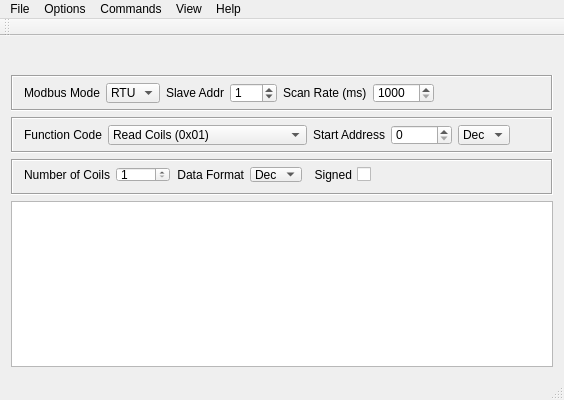
<?xml version="1.0" encoding="UTF-8"?>
<ui version="4.0">
 <class>MainWindow</class>
 <widget class="QMainWindow" name="MainWindow">
  <property name="geometry">
   <rect>
    <x>0</x>
    <y>0</y>
    <width>564</width>
    <height>400</height>
   </rect>
  </property>
  <property name="minimumSize">
   <size>
    <width>564</width>
    <height>400</height>
   </size>
  </property>
  <property name="maximumSize">
   <size>
    <width>720</width>
    <height>720</height>
   </size>
  </property>
  <property name="windowTitle">
   <string>QModMaster</string>
  </property>
  <property name="windowIcon">
   <iconset resource="../icons/icons.qrc">
    <normaloff>:/icons/connect-24.png</normaloff>:/icons/connect-24.png</iconset>
  </property>
  <widget class="QWidget" name="centralWidget">
   <layout class="QVBoxLayout" name="verticalLayout">
    <item>
     <widget class="InfoBar" name="infobar">
      <layout class="QHBoxLayout" name="horizontalLayout_2"/>
     </widget>
    </item>
    <item>
     <widget class="QFrame" name="frame_1">
      <property name="minimumSize">
       <size>
        <width>0</width>
        <height>36</height>
       </size>
      </property>
      <property name="frameShape">
       <enum>QFrame::Box</enum>
      </property>
      <property name="frameShadow">
       <enum>QFrame::Sunken</enum>
      </property>
      <layout class="QHBoxLayout" name="horizontalLayout">
       <property name="topMargin">
        <number>6</number>
       </property>
       <property name="bottomMargin">
        <number>6</number>
       </property>
       <item>
        <widget class="QLabel" name="lblModbusMode">
         <property name="text">
          <string>Modbus Mode</string>
         </property>
         <property name="alignment">
          <set>Qt::AlignRight|Qt::AlignTrailing|Qt::AlignVCenter</set>
         </property>
         <property name="buddy">
          <cstring>cmbModbusMode</cstring>
         </property>
        </widget>
       </item>
       <item>
        <widget class="QComboBox" name="cmbModbusMode">
         <item>
          <property name="text">
           <string notr="true">RTU</string>
          </property>
         </item>
         <item>
          <property name="text">
           <string notr="true">TCP</string>
          </property>
         </item>
        </widget>
       </item>
       <item>
        <widget class="QLabel" name="lblSlave">
         <property name="text">
          <string>Slave Addr</string>
         </property>
         <property name="alignment">
          <set>Qt::AlignRight|Qt::AlignTrailing|Qt::AlignVCenter</set>
         </property>
         <property name="buddy">
          <cstring>sbSlaveID</cstring>
         </property>
        </widget>
       </item>
       <item>
        <widget class="QSpinBox" name="sbSlaveID">
         <property name="minimum">
          <number>0</number>
         </property>
         <property name="maximum">
          <number>255</number>
         </property>
         <property name="value">
          <number>1</number>
         </property>
        </widget>
       </item>
       <item>
        <widget class="QLabel" name="lblScan">
         <property name="text">
          <string>Scan Rate (ms)</string>
         </property>
        </widget>
       </item>
       <item>
        <widget class="QSpinBox" name="spInterval">
         <property name="minimum">
          <number>1000</number>
         </property>
         <property name="maximum">
          <number>10000</number>
         </property>
         <property name="singleStep">
          <number>500</number>
         </property>
        </widget>
       </item>
       <item>
        <spacer name="horizontalSpacer_2">
         <property name="orientation">
          <enum>Qt::Horizontal</enum>
         </property>
         <property name="sizeHint" stdset="0">
          <size>
           <width>40</width>
           <height>20</height>
          </size>
         </property>
        </spacer>
       </item>
      </layout>
     </widget>
    </item>
    <item>
     <widget class="QFrame" name="frame_2">
      <property name="minimumSize">
       <size>
        <width>0</width>
        <height>36</height>
       </size>
      </property>
      <property name="frameShape">
       <enum>QFrame::Box</enum>
      </property>
      <property name="frameShadow">
       <enum>QFrame::Sunken</enum>
      </property>
      <layout class="QHBoxLayout" name="horizontalLayout_4">
       <property name="topMargin">
        <number>6</number>
       </property>
       <property name="bottomMargin">
        <number>6</number>
       </property>
       <item>
        <widget class="QLabel" name="lblFunctionCode">
         <property name="text">
          <string>Function Code</string>
         </property>
         <property name="alignment">
          <set>Qt::AlignRight|Qt::AlignTrailing|Qt::AlignVCenter</set>
         </property>
         <property name="buddy">
          <cstring>cmbFunctionCode</cstring>
         </property>
        </widget>
       </item>
       <item>
        <widget class="QComboBox" name="cmbFunctionCode">
         <property name="frame">
          <bool>true</bool>
         </property>
         <item>
          <property name="text">
           <string>Read Coils (0x01)</string>
          </property>
         </item>
         <item>
          <property name="text">
           <string>Read Discrete Inputs (0x02)</string>
          </property>
         </item>
         <item>
          <property name="text">
           <string>Read Holding Registers (0x03)</string>
          </property>
         </item>
         <item>
          <property name="text">
           <string>Read Input Registers (0x04)</string>
          </property>
         </item>
         <item>
          <property name="text">
           <string>Write Single Coil (0x05)</string>
          </property>
         </item>
         <item>
          <property name="text">
           <string>Write Single Register (0x06)</string>
          </property>
         </item>
         <item>
          <property name="text">
           <string>Write Multiple Coils (0x0f)</string>
          </property>
         </item>
         <item>
          <property name="text">
           <string>Write Multiple Registers (0x10)</string>
          </property>
         </item>
        </widget>
       </item>
       <item>
        <widget class="QLabel" name="lblStartAddress">
         <property name="text">
          <string>Start Address</string>
         </property>
         <property name="alignment">
          <set>Qt::AlignRight|Qt::AlignTrailing|Qt::AlignVCenter</set>
         </property>
         <property name="buddy">
          <cstring>sbStartAddress</cstring>
         </property>
        </widget>
       </item>
       <item>
        <widget class="QSpinBox" name="sbStartAddress">
         <property name="maximum">
          <number>65535</number>
         </property>
         <property name="displayIntegerBase">
          <number>10</number>
         </property>
        </widget>
       </item>
       <item>
        <widget class="QComboBox" name="cmbStartAddrBase">
         <property name="currentIndex">
          <number>0</number>
         </property>
         <item>
          <property name="text">
           <string>Dec</string>
          </property>
         </item>
         <item>
          <property name="text">
           <string>Hex</string>
          </property>
         </item>
        </widget>
       </item>
       <item>
        <spacer name="horizontalSpacer">
         <property name="orientation">
          <enum>Qt::Horizontal</enum>
         </property>
         <property name="sizeHint" stdset="0">
          <size>
           <width>40</width>
           <height>20</height>
          </size>
         </property>
        </spacer>
       </item>
      </layout>
     </widget>
    </item>
    <item>
     <widget class="QFrame" name="frame_3">
      <property name="minimumSize">
       <size>
        <width>0</width>
        <height>36</height>
       </size>
      </property>
      <property name="frameShape">
       <enum>QFrame::Box</enum>
      </property>
      <property name="frameShadow">
       <enum>QFrame::Sunken</enum>
      </property>
      <layout class="QHBoxLayout" name="horizontalLayout_3">
       <property name="topMargin">
        <number>6</number>
       </property>
       <item>
        <widget class="QLabel" name="lblNoOfCoils">
         <property name="text">
          <string>Number of Coils</string>
         </property>
         <property name="alignment">
          <set>Qt::AlignRight|Qt::AlignTrailing|Qt::AlignVCenter</set>
         </property>
         <property name="buddy">
          <cstring>sbNoOfRegs</cstring>
         </property>
        </widget>
       </item>
       <item>
        <widget class="QSpinBox" name="sbNoOfRegs">
         <property name="minimum">
          <number>1</number>
         </property>
         <property name="maximum">
          <number>2000</number>
         </property>
        </widget>
       </item>
       <item>
        <widget class="QLabel" name="lblDataFormat">
         <property name="text">
          <string>Data Format</string>
         </property>
         <property name="alignment">
          <set>Qt::AlignRight|Qt::AlignTrailing|Qt::AlignVCenter</set>
         </property>
         <property name="buddy">
          <cstring>sbStartAddress</cstring>
         </property>
        </widget>
       </item>
       <item>
        <widget class="QComboBox" name="cmbBase">
         <property name="currentText">
          <string>Dec</string>
         </property>
         <property name="currentIndex">
          <number>1</number>
         </property>
         <item>
          <property name="text">
           <string>Bin</string>
          </property>
         </item>
         <item>
          <property name="text">
           <string>Dec</string>
          </property>
         </item>
         <item>
          <property name="text">
           <string>Hex</string>
          </property>
         </item>
        </widget>
       </item>
       <item>
        <widget class="QCheckBox" name="chkSigned">
         <property name="layoutDirection">
          <enum>Qt::RightToLeft</enum>
         </property>
         <property name="text">
          <string>Signed</string>
         </property>
        </widget>
       </item>
       <item>
        <spacer name="horizontalSpacer_3">
         <property name="orientation">
          <enum>Qt::Horizontal</enum>
         </property>
         <property name="sizeHint" stdset="0">
          <size>
           <width>40</width>
           <height>20</height>
          </size>
         </property>
        </spacer>
       </item>
      </layout>
     </widget>
    </item>
    <item>
     <widget class="QTableView" name="tblRegisters">
      <property name="cornerButtonEnabled">
       <bool>false</bool>
      </property>
      <attribute name="horizontalHeaderVisible">
       <bool>true</bool>
      </attribute>
      <attribute name="horizontalHeaderHighlightSections">
       <bool>true</bool>
      </attribute>
      <attribute name="verticalHeaderVisible">
       <bool>true</bool>
      </attribute>
      <attribute name="verticalHeaderHighlightSections">
       <bool>true</bool>
      </attribute>
     </widget>
    </item>
   </layout>
  </widget>
  <widget class="QMenuBar" name="menuBar">
   <property name="geometry">
    <rect>
     <x>0</x>
     <y>0</y>
     <width>564</width>
     <height>18</height>
    </rect>
   </property>
   <widget class="QMenu" name="menuFile">
    <property name="title">
     <string>File</string>
    </property>
    <addaction name="actionLoad_Session"/>
    <addaction name="actionSave_Session"/>
    <addaction name="separator"/>
    <addaction name="actionExit"/>
   </widget>
   <widget class="QMenu" name="menuOptions">
    <property name="title">
     <string>Options</string>
    </property>
    <addaction name="actionSerial_RTU"/>
    <addaction name="actionTCP"/>
    <addaction name="separator"/>
    <addaction name="actionSettings"/>
   </widget>
   <widget class="QMenu" name="menuHelp">
    <property name="title">
     <string>Help</string>
    </property>
    <addaction name="actionModbus_Manual"/>
    <addaction name="actionAbout"/>
   </widget>
   <widget class="QMenu" name="menuView">
    <property name="title">
     <string>View</string>
    </property>
    <addaction name="actionOpenLogFile"/>
    <addaction name="actionBus_Monitor"/>
    <addaction name="actionTools"/>
    <addaction name="separator"/>
    <addaction name="actionHeaders"/>
   </widget>
   <widget class="QMenu" name="menuCommands">
    <property name="title">
     <string>Commands</string>
    </property>
    <addaction name="actionConnect"/>
    <addaction name="actionRead_Write"/>
    <addaction name="actionScan"/>
    <addaction name="actionClear"/>
    <addaction name="actionReset_Counters"/>
   </widget>
   <addaction name="menuFile"/>
   <addaction name="menuOptions"/>
   <addaction name="menuCommands"/>
   <addaction name="menuView"/>
   <addaction name="menuHelp"/>
  </widget>
  <widget class="QToolBar" name="mainToolBar">
   <attribute name="toolBarArea">
    <enum>TopToolBarArea</enum>
   </attribute>
   <attribute name="toolBarBreak">
    <bool>false</bool>
   </attribute>
  </widget>
  <widget class="QStatusBar" name="statusBar">
   <property name="autoFillBackground">
    <bool>false</bool>
   </property>
  </widget>
  <action name="actionExit">
   <property name="icon">
    <iconset resource="../icons/icons.qrc">
     <normaloff>:/icons/exit-16.png</normaloff>:/icons/exit-16.png</iconset>
   </property>
   <property name="text">
    <string>Exit</string>
   </property>
   <property name="iconVisibleInMenu">
    <bool>true</bool>
   </property>
  </action>
  <action name="actionSerial_RTU">
   <property name="icon">
    <iconset resource="../icons/icons.qrc">
     <normaloff>:/icons/serial-pot-16.png</normaloff>:/icons/serial-pot-16.png</iconset>
   </property>
   <property name="text">
    <string notr="true">Modbus RTU...</string>
   </property>
   <property name="iconVisibleInMenu">
    <bool>true</bool>
   </property>
  </action>
  <action name="actionTCP">
   <property name="icon">
    <iconset resource="../icons/icons.qrc">
     <normaloff>:/icons/ethernet-port-16.png</normaloff>:/icons/ethernet-port-16.png</iconset>
   </property>
   <property name="text">
    <string notr="true">Modbus TCP...</string>
   </property>
   <property name="iconVisibleInMenu">
    <bool>true</bool>
   </property>
  </action>
  <action name="actionAbout">
   <property name="icon">
    <iconset resource="../icons/icons.qrc">
     <normaloff>:/icons/info-sign-16.png</normaloff>:/icons/info-sign-16.png</iconset>
   </property>
   <property name="text">
    <string>About...</string>
   </property>
   <property name="iconVisibleInMenu">
    <bool>true</bool>
   </property>
  </action>
  <action name="actionBus_Monitor">
   <property name="icon">
    <iconset resource="../icons/icons.qrc">
     <normaloff>:/icons/TV-16.png</normaloff>:/icons/TV-16.png</iconset>
   </property>
   <property name="text">
    <string>Bus Monitor</string>
   </property>
   <property name="iconVisibleInMenu">
    <bool>true</bool>
   </property>
  </action>
  <action name="actionSettings">
   <property name="icon">
    <iconset resource="../icons/icons.qrc">
     <normaloff>:/icons/options-16.png</normaloff>:/icons/options-16.png</iconset>
   </property>
   <property name="text">
    <string>Settings...</string>
   </property>
   <property name="iconVisibleInMenu">
    <bool>true</bool>
   </property>
  </action>
  <action name="actionRead_Write">
   <property name="icon">
    <iconset resource="../icons/icons.qrc">
     <normaloff>:/icons/data-sort-16.png</normaloff>:/icons/data-sort-16.png</iconset>
   </property>
   <property name="text">
    <string>Read / Write</string>
   </property>
  </action>
  <action name="actionConnect">
   <property name="checkable">
    <bool>true</bool>
   </property>
   <property name="icon">
    <iconset resource="../icons/icons.qrc">
     <normaloff>:/icons/plug-disconnect-16.png</normaloff>
     <normalon>:/icons/plug-connect-16.png</normalon>:/icons/plug-disconnect-16.png</iconset>
   </property>
   <property name="text">
    <string>Connect</string>
   </property>
  </action>
  <action name="actionScan">
   <property name="checkable">
    <bool>true</bool>
   </property>
   <property name="icon">
    <iconset resource="../icons/icons.qrc">
     <normaloff>:/icons/cyclic-process-16.png</normaloff>:/icons/cyclic-process-16.png</iconset>
   </property>
   <property name="text">
    <string>Scan</string>
   </property>
  </action>
  <action name="actionReset_Counters">
   <property name="icon">
    <iconset resource="../icons/icons.qrc">
     <normaloff>:/icons/reset-16.png</normaloff>:/icons/reset-16.png</iconset>
   </property>
   <property name="text">
    <string>Reset Counters</string>
   </property>
  </action>
  <action name="actionSimplified_Chinese_zh_CN">
   <property name="icon">
    <iconset resource="../icons/icons.qrc">
     <normaloff>:/icons/China-flag-16.png</normaloff>:/icons/China-flag-16.png</iconset>
   </property>
   <property name="text">
    <string notr="true">简体中文 (zh_CN)</string>
   </property>
   <property name="iconText">
    <string notr="true">简体中文 (zh_CN)</string>
   </property>
   <property name="toolTip">
    <string notr="true">简体中文 (zh_CN)</string>
   </property>
   <property name="visible">
    <bool>false</bool>
   </property>
  </action>
  <action name="actionTraditional_Chinese_zh_TW">
   <property name="icon">
    <iconset resource="../icons/icons.qrc">
     <normaloff>:/icons/Taiwan-flag-16.png</normaloff>:/icons/Taiwan-flag-16.png</iconset>
   </property>
   <property name="text">
    <string notr="true">繁體中文 (zh_TW)</string>
   </property>
   <property name="iconText">
    <string notr="true">繁體中文 (zh_TW)</string>
   </property>
   <property name="toolTip">
    <string notr="true">繁體中文 (zh_TW)</string>
   </property>
   <property name="visible">
    <bool>false</bool>
   </property>
  </action>
  <action name="actionEnglish_en_US">
   <property name="icon">
    <iconset resource="../icons/icons.qrc">
     <normaloff>:/icons/usa-flag-16.png</normaloff>:/icons/usa-flag-16.png</iconset>
   </property>
   <property name="text">
    <string notr="true">English (en_US)</string>
   </property>
   <property name="iconText">
    <string notr="true">English (en_US)</string>
   </property>
   <property name="toolTip">
    <string notr="true">English (en_US)</string>
   </property>
   <property name="visible">
    <bool>false</bool>
   </property>
  </action>
  <action name="actionOpenLogFile">
   <property name="icon">
    <iconset resource="../icons/icons.qrc">
     <normaloff>:/icons/text-x-log-16.png</normaloff>:/icons/text-x-log-16.png</iconset>
   </property>
   <property name="text">
    <string>Log File</string>
   </property>
  </action>
  <action name="actionClear">
   <property name="icon">
    <iconset resource="../icons/icons.qrc">
     <normaloff>:/icons/edit-clear-16.png</normaloff>:/icons/edit-clear-16.png</iconset>
   </property>
   <property name="text">
    <string>Clear Table</string>
   </property>
  </action>
  <action name="actionModbus_Manual">
   <property name="icon">
    <iconset resource="../icons/icons.qrc">
     <normaloff>:/icons/help-desk-icon-16.png</normaloff>:/icons/help-desk-icon-16.png</iconset>
   </property>
   <property name="text">
    <string>Modbus Manual</string>
   </property>
  </action>
  <action name="actionLoad_Session">
   <property name="icon">
    <iconset resource="../icons/icons.qrc">
     <normaloff>:/icons/document-import-16.png</normaloff>:/icons/document-import-16.png</iconset>
   </property>
   <property name="text">
    <string>Load Session...</string>
   </property>
  </action>
  <action name="actionSave_Session">
   <property name="icon">
    <iconset resource="../icons/icons.qrc">
     <normaloff>:/icons/document-export-16.png</normaloff>:/icons/document-export-16.png</iconset>
   </property>
   <property name="text">
    <string>Save Session...</string>
   </property>
  </action>
  <action name="actionHeaders">
   <property name="checkable">
    <bool>true</bool>
   </property>
   <property name="icon">
    <iconset resource="../icons/icons.qrc">
     <normaloff>:/icons/Header16.png</normaloff>:/icons/Header16.png</iconset>
   </property>
   <property name="text">
    <string>Headers</string>
   </property>
  </action>
  <action name="actionTools">
   <property name="icon">
    <iconset resource="../icons/icons.qrc">
     <normaloff>:/icons/tools-16.png</normaloff>:/icons/tools-16.png</iconset>
   </property>
   <property name="text">
    <string>Tools</string>
   </property>
  </action>
 </widget>
 <layoutdefault spacing="6" margin="11"/>
 <customwidgets>
  <customwidget>
   <class>InfoBar</class>
   <extends>QFrame</extends>
   <header>src/infobar.h</header>
   <container>1</container>
  </customwidget>
 </customwidgets>
 <tabstops>
  <tabstop>tblRegisters</tabstop>
 </tabstops>
 <resources>
  <include location="../icons/icons.qrc"/>
 </resources>
 <connections>
  <connection>
   <sender>actionExit</sender>
   <signal>triggered()</signal>
   <receiver>MainWindow</receiver>
   <slot>close()</slot>
   <hints>
    <hint type="sourcelabel">
     <x>-1</x>
     <y>-1</y>
    </hint>
    <hint type="destinationlabel">
     <x>199</x>
     <y>149</y>
    </hint>
   </hints>
  </connection>
 </connections>
</ui>
